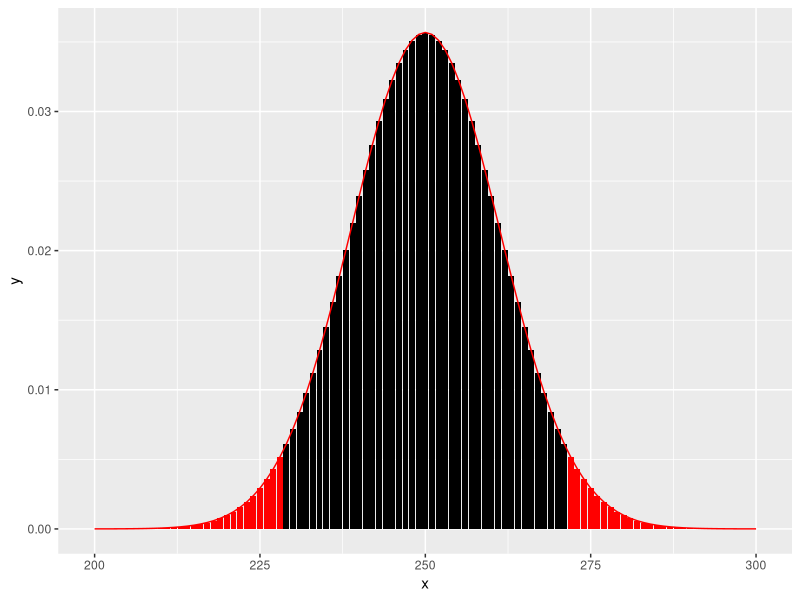

This figure's R source:
#7-1-4
# スライドのグラフ
library(tidyverse)
prob <- 0.5
n <- 500
u0 <- n*prob
s0 <- sqrt(n*prob*(1-prob))
qnorm(0.025,mean=u0,sd=s0)
i1 <- tibble(x=200:300,y=dbinom(200:300,n,prob),z=c(rep("N",29),rep("Y",43),rep("N",29)))
ggplot(i1)+geom_bar(aes(x=x,y=y,fill=z),stat="identity")+stat_function(fun=dnorm,args=c(mean=u0,sd=s0),color="red") + theme(legend.position = 'none')+scale_fill_manual(values = c("red","black"))
